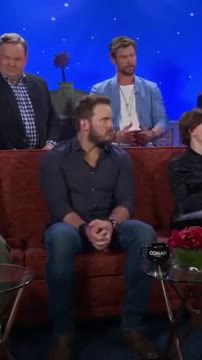
#> input picture frame 3 of output2.avi, 202 x 360 px, given in place of avengers2.mp4, which was not available
$ python face_detection.py
#> lines starting #> are read from the running program, lines starting #| are printed output that depends on the picture; pictures that were not available may be replaced by others from this repository, and a replacement may not be noted
#> in get_video, frame is the input picture: shape (360, 202, 3); mean B, G, R 83.2, 38.9, 41.5
from tkinter import Frame
import numpy as np
import pandas as pd
import cv2


class detect_face():
    def __init__(self) -> None:
        pass

    def face_detection(self, img, all_x):
        # Load the cascade
        face_cascade = cv2.CascadeClassifier('haarcascade_frontalface_default.xml')
        # Read the input image
        # img = cv2.imread(img)
        # Convert into grayscale
        gray = cv2.cvtColor(img, cv2.COLOR_BGR2GRAY)
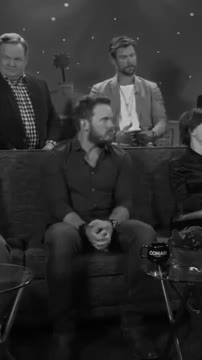
#> gray: shape (360, 202); min 1, max 210, mean 44.6
        # Detect faces
        faces = face_cascade.detectMultiScale(gray, 1.1, 4)
#> faces = [[115, 46, 26, 26], [88, 218, 30, 30]]
        # Draw rectangle around the faces

        x,y, w, h = 0,0, len(img),len(img[0])
#> x = 0; y = 0; w = 360; h = 202
        # print(w, h)
        x_prev, y_prev, w_prev, h_prev = 0,0,len(img),len(img[0])
#> x_prev = 0; y_prev = 0; w_prev = 360; h_prev = 202


        if len(faces) != 0:

            for face in faces:
                (x, y, w, h) = face
                if abs(x-all_x[-1][0])<50:
                    x = all_x[-1][0]
                if x != 0:
                    print('x', x)
                    all_x.append([x, w])
#> this loop made 2 passes
#> (face, y, w, h) on pass 2: ([88, 218, 30, 30], 218, 30, 30)
#| x 115
#| x 115
#> after the loop, all_x = [[0, 0], [115, 26], [115, 30]]
                # print(face)
                # print([(x, y), (x+w, y+h)])
                # cv2.rectangle(img, (x, y), (x+w, y+h), (255, 0, 0), 2)
        else:
            if x == 0:
                print('x_', x)
                x_prev, y_prev, w_prev, h_prev = all_x[-1][0], y, all_x[-1][1], h

        # Display the output
        k = int(len(img)*9/32)
#> k = 101
        # x = 0

        if x != 0 and y != 0:
            if abs(x-all_x[-1][0])>50:
                x = x + int(w/2)
                cropped_img = img[:, x-k : x+k]
            else:
                x = all_x[-1][0]
                x = x + int(w/2)
#> x = 130
                cropped_img = img[:, x-k : x+k]
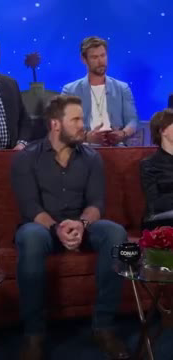
#> cropped_img: shape (360, 173, 3); mean B, G, R 87.1, 39.1, 39.7
            # print(len(cropped_img), len(cropped_img[0]))

        else:
            print(x)
            print('prev', x_prev)
            x = x_prev
            x = x + int(w_prev/2)
            cropped_img = img[:, x-k : x+k]

        cv2.imshow('img', img)
        # cv2.waitKey()
        return cropped_img


    def get_video(self):
        result = cv2.VideoWriter('output2.avi', cv2.VideoWriter_fourcc(*"MJPG"), 30.0, (202,360))

        cap = cv2.VideoCapture('avengers2.mp4')
        if (cap.isOpened()== False):
            print("Error opening video  file")
        all_x = [[0,0]]
        while(cap.isOpened()):

        # Capture frame-by-frame
            ret, frame = cap.read()
            if ret == True:

                # Display the resulting frame

                frame = self.face_detection(frame, all_x)
                # print(frame)
                cv2.imshow('Frame', frame)
                result.write(frame)
                # Press Q on keyboard to  exit
                if cv2.waitKey(25) & 0xFF == ord('q'):
#> (key q is pressed here)
                    break

            # Break the loop
            else:
                break

        # When everything done, release
        # the video capture object


        result.release()
        cap.release()

        # Closes all the frames
        cv2.destroyAllWindows()


detect_face().get_video()

$ run again, starting later in the video
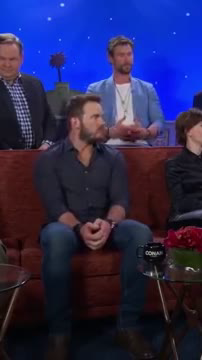
#> input picture frame 16 of output2.avi, 202 x 360 px, given in place of avengers2.mp4, which was not available
#> in get_video, frame is the input picture: shape (360, 202, 3); mean B, G, R 84.3, 39.2, 41.9
#> in face_detection, `gray = cv2.cvtColor(img, cv2.COLOR_BGR2GRAY)`:
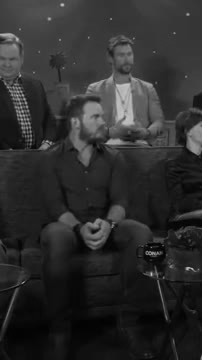
#> gray: shape (360, 202); min 0, max 201, mean 45.1
#> faces = [[112, 45, 27, 27], [82, 102, 37, 37]]
#> in face_detection, `x,y, w, h = 0,0, len(img),len(img[0])`: x = 0; w = 360; h = 202
#> x_prev = 0; w_prev = 360; h_prev = 202
#> the loop in face_detection, `for face in faces:` made 2 passes
#> (face, y, w, h) on pass 2: ([82, 102, 37, 37], 102, 37, 37)
#> (printed output is left out)
#> after the loop in face_detection, `for face in faces:`: all_x = [[0, 0], [112, 27], [112, 37]]
#> k = 101
#> in face_detection, `x = x + int(w/2)`: x = 130
#> in face_detection, `cropped_img = img[:, x-k : x+k]`:
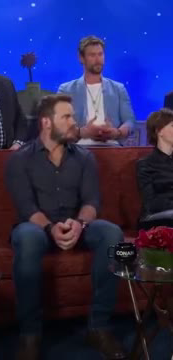
#> cropped_img: shape (360, 173, 3); mean B, G, R 87.8, 39.4, 40.1

$ run again, starting later in the video
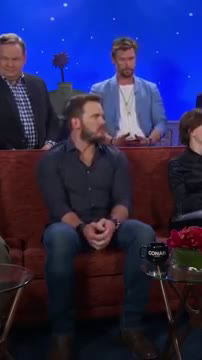
#> input picture frame 29 of output2.avi, 202 x 360 px, given in place of avengers2.mp4, which was not available
#> in get_video, frame is the input picture: shape (360, 202, 3); mean B, G, R 84.5, 39.5, 42.2
#> in face_detection, `gray = cv2.cvtColor(img, cv2.COLOR_BGR2GRAY)`:
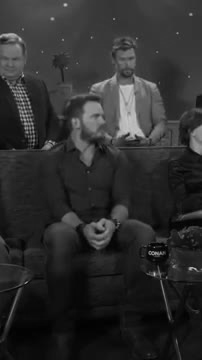
#> gray: shape (360, 202); min 1, max 197, mean 45.4
#> faces = [[114, 49, 26, 26], [84, 102, 36, 36], [74, 200, 49, 49]]
#> in face_detection, `x,y, w, h = 0,0, len(img),len(img[0])`: x = 0; w = 360; h = 202
#> x_prev = 0; w_prev = 360; h_prev = 202
#> the loop in face_detection, `for face in faces:` made 3 passes
#> (face, y, w, h) on passes 1 to 3: ([114, 49, 26, 26], 49, 26, 26), ([84, 102, 36, 36], 102, 36, 36), ([74, 200, 49, 49], 200, 49, 49)
#> (printed output is left out)
#> after the loop in face_detection, `for face in faces:`: all_x = [[0, 0], [114, 26], [114, 36], [114, 49]]
#> k = 101
#> in face_detection, `x = x + int(w/2)`: x = 138
#> in face_detection, `cropped_img = img[:, x-k : x+k]`:
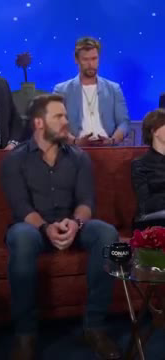
#> cropped_img: shape (360, 165, 3); mean B, G, R 89.2, 40.2, 40.4
